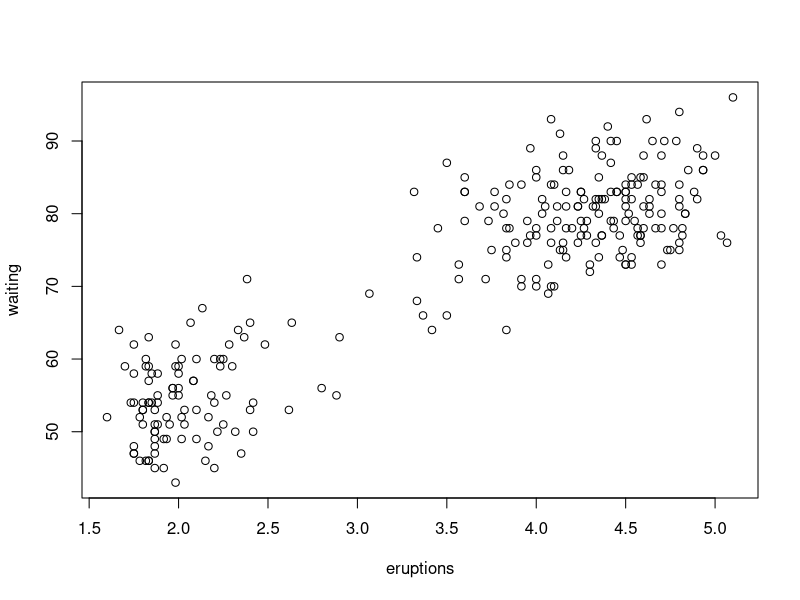
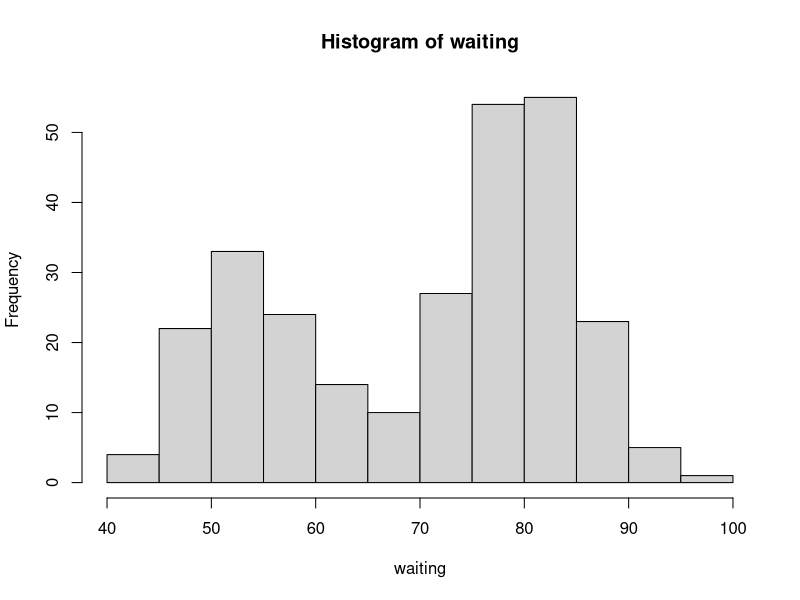
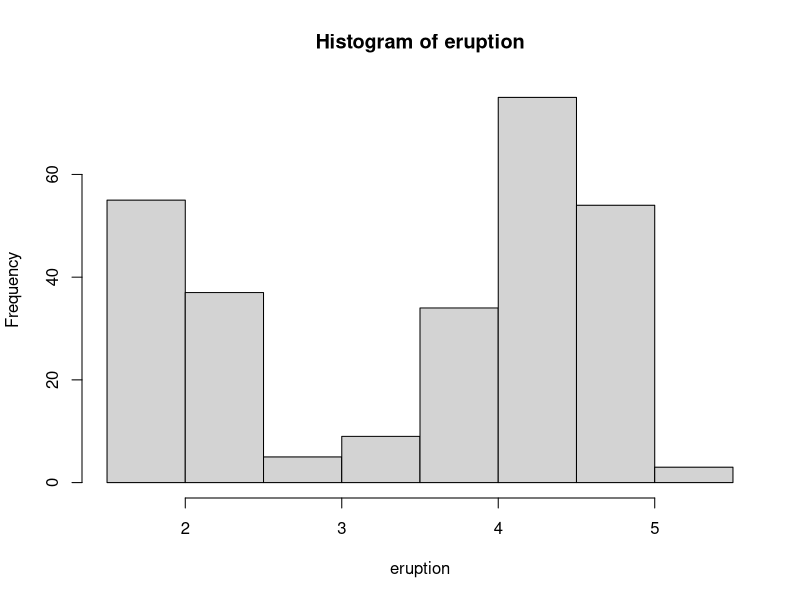
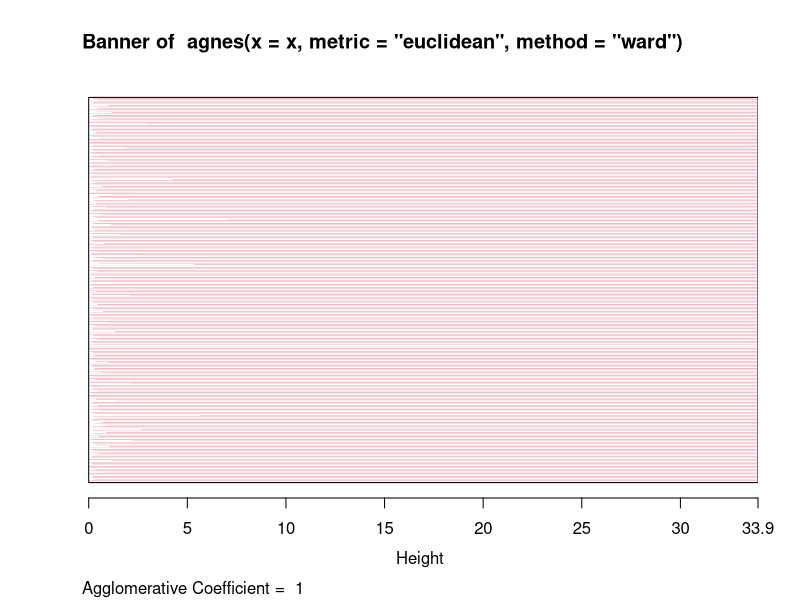
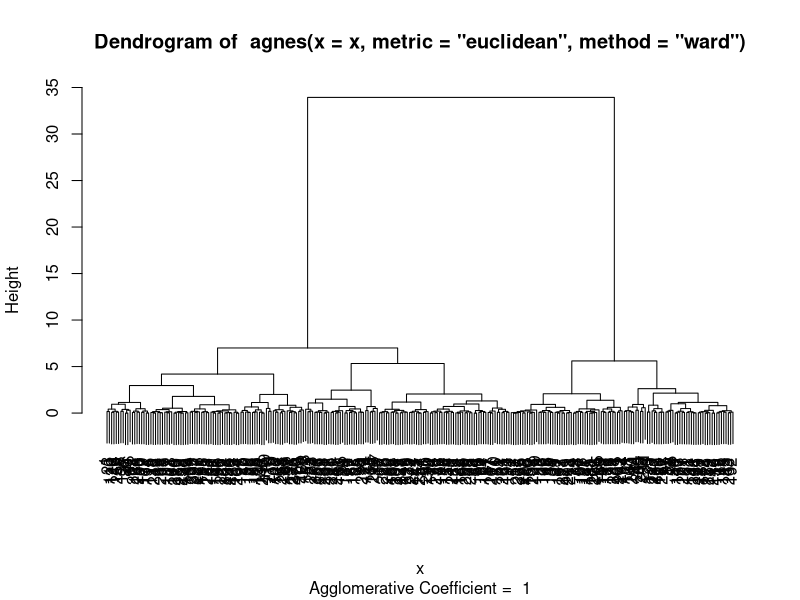
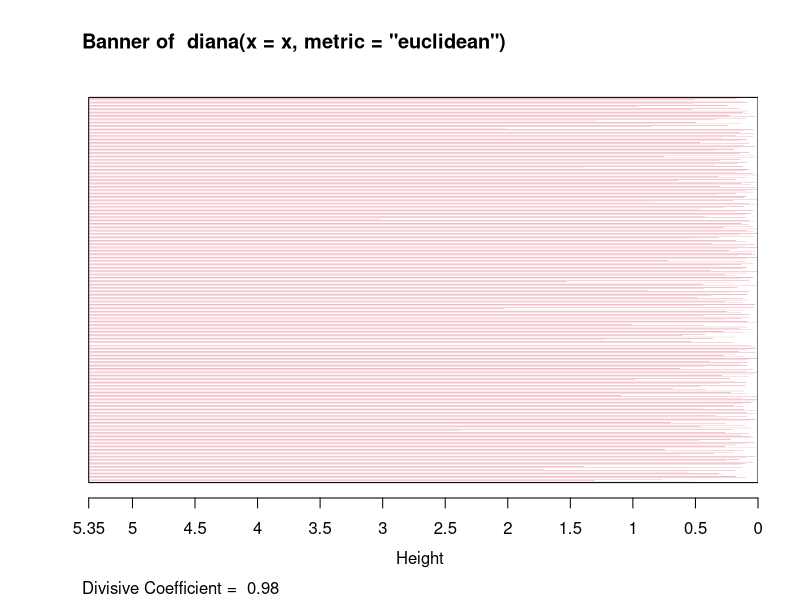
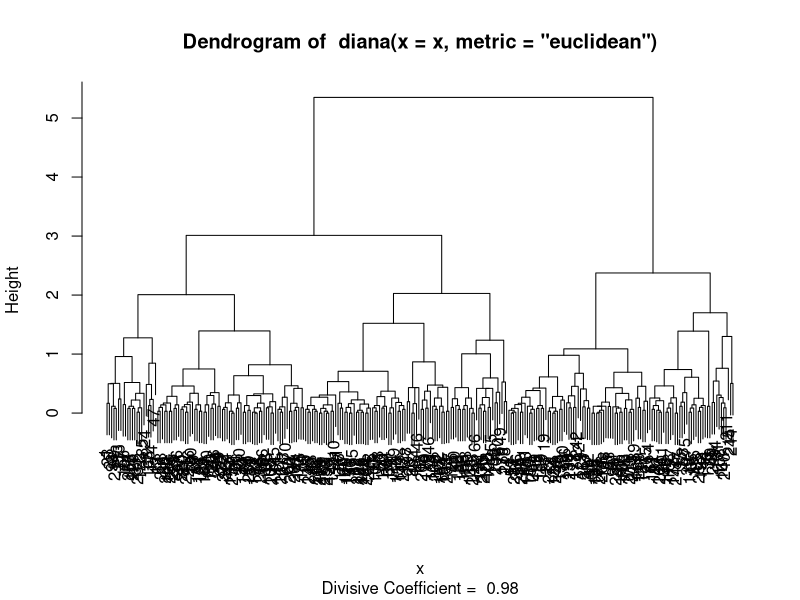
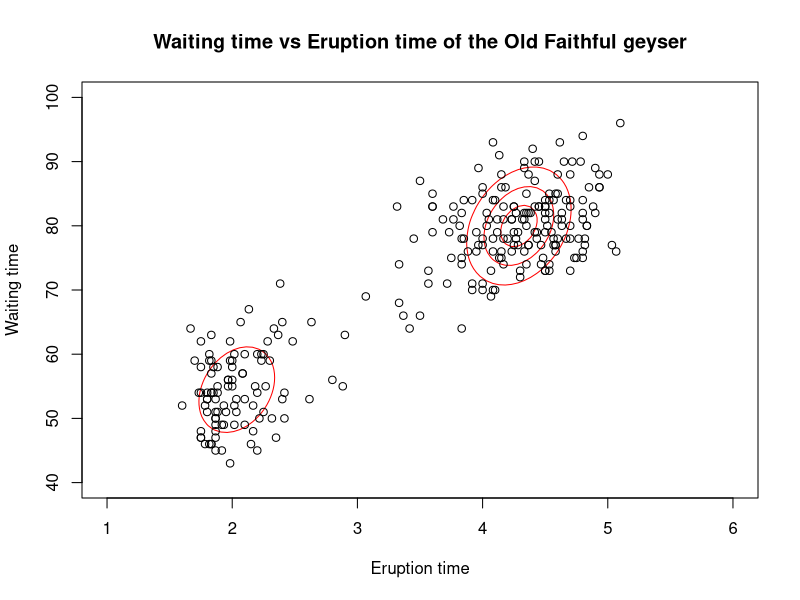

Source code (R) for these figures, in order: (Note: this script raises an error after producing the figures.)
## Describition of old faithful dataset
data = datasets::faithful
plot(data)
waiting = data$waiting
eruption = data$eruptions
hist(waiting)
hist(eruption)
s1 = sort(waiting)
s2 = sort(eruption)
table(s1) 
## from here we observe that the freq. between " 77~79"are larger than 10 and 
## both sides of them are smaller than 10,which means that the maximum pts maybe located around them.
## from here we observe that the freq. between " 49~55" are larger than 5 and 
## both sides of them are smaller than 5,which means that the maximum pts maybe located around them.

table(s2)
sd1 = sd(waiting);sd1
sd2 = sd(eruption);sd2



# Hierarchical Tree -------------------------------------------------------

# Ward
data = datasets::faithful
library(cluster)
x = daisy(data, stand=T) 
agn = agnes(x,metric="euclidean",method="ward")
plot(agn,which.plots = 1) ## two clusters
plot(agn,which.plots = 2) ## two clusters
ac = agn$ac ## 0.9975374

# Diana

di = diana(x,metric="euclidean")
plot(di, which.plots = 1) ## aslo shows that there are two clusters
plot(di, which.plots = 2)
dc = di$dc ## 0.981531


# EM ----------------------------------------------------------------------
# input data
mu <- matrix(c(4,60,3,70),ncol = 2, byrow = T)
sigma <- matrix(c(1,0,0,1,1,0,0,1),ncol = 4, byrow = T)
alpha <- c(0.5,0.5)
iter_num  = 10


# Qstep
Qf <- function(data,mu,sigma,alpha,iter_num ){
  require(dplyr)
  require(mvtnorm)
  newalpha <- alpha
  newmu <- mu
  newsigma1 <- sigma
  for(j in 1:iter_num){
    p = matrix(0,nrow(faithful),length(alpha))
    temp_mu = matrix(0,nrow(faithful),2*length(alpha))
    temp_sigma = matrix(0,nrow(faithful),4*length(alpha))
    
    for( i in 1:nrow(faithful)){
      x <- faithful[i,] %>% as.numeric()
      temp = 0
      for(k in 1:length(alpha)){
        temp = temp + alpha[k]*dmvnorm(x,mu[k,],matrix(sigma[k,],2,2))
      }
      for(k in 1:length(alpha)){
        p[i,k] <- alpha[k]*dmvnorm(x,mu[k,],matrix(sigma[k,],2,2))/temp
        temp_mu[i,(2*k-1):(2*k)] <- x*p[i,k]
        temp_sigma[i,(4*k-3):(4*k)] <- (x - mu[k,])%*%t(x - mu[k,])*p[i,k]
      }}
    
    for(k in 1:length(alpha)){
      alpha[k] <- mean(p[,k])
      temp_mu1 <- temp_mu[,(2*k-1):(2*k)]
      mu[k,] <- apply(temp_mu1,2,sum)/sum(p[,k]) 
      sigma1 <- temp_sigma[,(4*k-3):(4*k)]
      sigma[k,] <- apply(sigma1,2,sum)/sum(p[,k])
    }
  }
  colnames(mu) <- colnames(data)
  temp = list()
  n1 <- NULL
  n2 <- NULL
  for (w in 1:nrow(mu)){
    temp[1] <- list(c(alpha))
    temp[w+1] = list(mu[w,])
    temp[(w+nrow(mu))+1] = list(matrix(sigma[1,],2,2))
    n1 <- c(n1,paste0("mu",w))
    n2 <- c(n2,paste0("sigma",w))
  }
  names(temp) <- c("alpha",n1,n2)
  return(temp)
}

Qf <- Qf(data,mu,sigma,alpha,iter_num )



# Plot --------------------------------------------------------------------
# refer from other code
# refer from https://commons.wikimedia.org/wiki/File:Em_old_faithful.gif
xpts <- seq(from=1,to=6,length.out=100)
ypts <- seq(from=40,to=100,length.out=100)

#function to plot current data
plot.em <- function(theta){
  mixture.contour <- outer(xpts,ypts,function(x,y) {
    theta$alpha[1]*dmvnorm(cbind(x,y),mean=theta$mu1,sigma=theta$sigma1) + theta$alpha[2]*dmvnorm(cbind(x,y),mean=theta$mu2,sigma=theta$sigma2)
  })
  contour(xpts,ypts,mixture.contour,nlevels=5,drawlabel=FALSE,col="red",xlab="Eruption time",ylab="Waiting time",main="Waiting time vs Eruption time of the Old Faithful geyser")
  points(faithful)
}

plot.em(Qf)

# K-means -----------------------------------------------------------------


k = 2
num <- sample(1:nrow(faithful),k,replace = F)
old.center <- faithful[num,]
inter.num = 30

kms <- function(data, old, inter.num, k){
  for(z in 1:inter.num){
    new.cc <- matrix(0,nrow = k,ncol = ncol(data))
    dddd <- matrix(0,nrow=nrow(data),k)
    d.min <- matrix(0,nrow=nrow(data),1)
    for(i in 1:nrow(data)){
      for(j in 1:k){
        dddd[i,j] <- dist(rbind(data[i,],old[j,])) %>% as.numeric()}
      d.min[i] <- which.min(dddd[i,])}
    for(i in 1:k){
      A <- which(d.min == i)
      new.cc[i,] <- apply(data[A,],2,mean)
      if(new.cc[i,] == "NaN"){new.cc[i,] =0 }}
    old <- new.cc}
  
  d.min <- t(d.min)
  colnames(d.min) <- rownames(data)
  rownames(d.min) <- "Cluster"
  colnames(new.cc) <- colnames(data)
  rownames(new.cc) <- c(1:k)
  temp <- list(center = new.cc, cluster = d.min)
  return(temp)
}


kms(faithful, old.center, inter.num, k)


